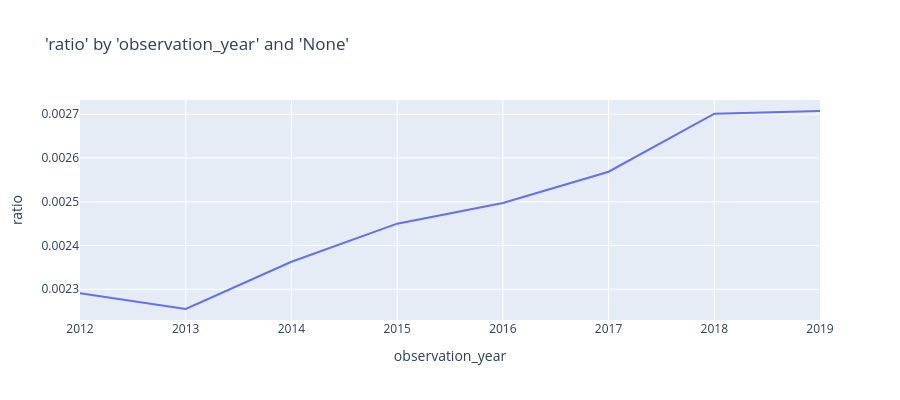

This figure's notebook cell:
### Markdown cell above
Mortality qx seems to be increasing by observation year, however as we shall see this is just a function of age

### Code cell
charters.chart(
    df=grouped_df,
    x_axis="observation_year",
    y_axis="ratio",
    color=None,
    type="line",
    numerator="death_claim_amount",
    denominator="amount_exposed",
)

### Figure 1 — Plotly figure (JSON) as saved in the notebook; plotly's stock layout.template omitted (floating-point values rounded to 4 significant figures)
{"data": [{"hovertemplate": "observation_year=%{x}<br>ratio=%{y}<extra></extra>", "legendgroup": "", "line": {"color": "#636efa", "dash": "solid"}, "marker": {"symbol": "circle"}, "mode": "lines", "name": "", "orientation": "v", "showlegend": false, "type": "scatter", "x": [2012, 2013, 2014, 2015, 2016, 2017, 2018, 2019], "xaxis": "x", "y": [0.002291, 0.002255, 0.002363, 0.00245, 0.002497, 0.002569, 0.002701, 0.002707], "yaxis": "y"}], "layout": {"height": 400, "legend": {"tracegroupgap": 0}, "title": {"text": "'ratio' by 'observation_year' and 'None'"}, "xaxis": {"anchor": "y", "domain": [0, 1], "title": {"text": "observation_year"}}, "yaxis": {"anchor": "x", "domain": [0, 1], "title": {"text": "ratio"}, "type": "-"}}}
